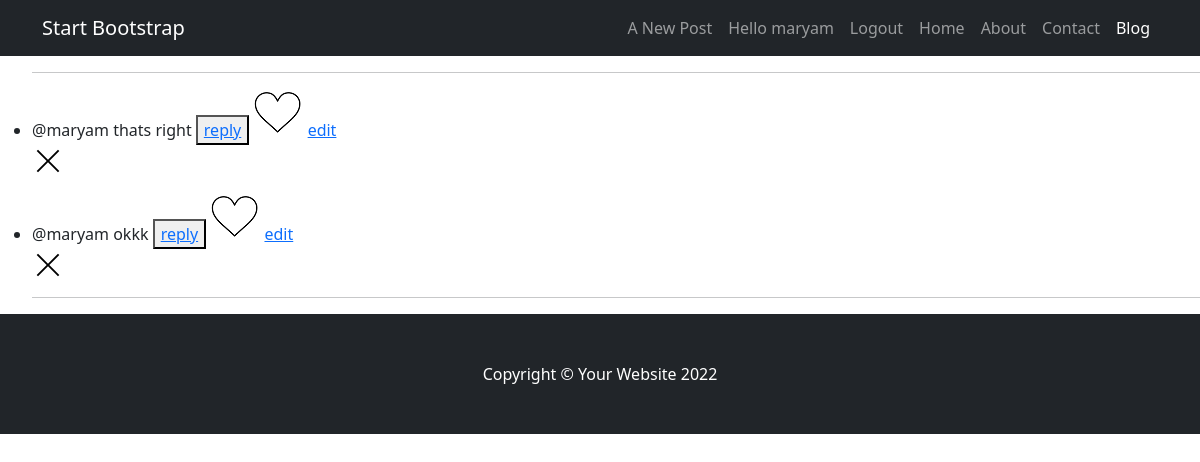
The app's page /show-reply/5 (signed in) with its own data.
### blog/models.py (models this page shows, shortened)
class User(AbstractBaseUser):
    email = models.EmailField(verbose_name='Email Address', unique=True)
    username = models.CharField(max_length=100, unique=True)
    name = models.CharField(max_length=100, null=True, blank=True)
    bio = models.TextField(null=True)
    avatar = models.FileField(null=True, default="avatar.svg", validators=[FileExtensionValidator(['png', 'svg', 'jpg'])])
    date_joined = models.DateTimeField(verbose_name='date joined', auto_now_add=True)
    last_login = models.DateTimeField(verbose_name='last login', auto_now=True)
    is_admin = models.BooleanField(default=False)
    is_active = models.BooleanField(default=True)
    is_staff = models.BooleanField(default=False)
    is_superuser = models.BooleanField(default=False)
    USERNAME_FIELD = 'email'
    REQUIRED_FIELDS = ['username', ]
    objects = CustomUserManager()

class Comment(models.Model):
    commenter = models.ForeignKey(User, on_delete=models.CASCADE)
    user = models.ForeignKey(User, on_delete=models.CASCADE, null=True, blank=True, related_name='previous')
    post = models.ForeignKey(Post, on_delete=models.CASCADE, related_name='comments', null=True, blank=True)
    message = models.ForeignKey(Message, on_delete=models.CASCADE, related_name='comments', null=True, blank=True)
    body = models.TextField()
    date_created = models.DateTimeField(auto_now=True)
    date_updated = models.DateTimeField(auto_now_add=True)

### blog/views.py (the view)
# urls.py: path('show-reply/<str:pk>', views.show_reply_view, name='show-reply'),
def show_reply_view(request, pk):
	message = Message.objects.get(id=pk)
	owner = message.sender
	post = message.post
	comments = Comment.objects.filter(message=message)
	for comment in comments :
		bike = CommentLike.objects.filter(
		Q(user = request.user) &
		Q(comment = comment)
		)
		comment.like = bool(bike)
	context = {'comments' : comments }
	return render(request, 'blog/show_replies.html', context )

### templates/blog/show_replies.html
{% extends 'base.html' %}
{% block content %}
{% load static %}
<ul>
  <hr/>
  {% for comment in comments %}
  <blockquote>
  	<li>{{comment.body}}
  	{% if user.is_authenticated %}
  		<button type='submit'><a href="{% url 'blog:create-comment-reply' comment.id %}">reply</a></button>
  		{% if comment.like %}
              <a href='{% url "blog:comment-like" comment.id %}'><input type="image" src="{% static '/assets/red_like.ico' %}"></a>
          {% else %}
              <a href='{% url "blog:comment-like" comment.id %}'><input type="image" src="{% static '/assets/white_like.ico' %}"></a>
          {% endif %}
  		{% if request.user == comment.commenter %}
  			<a href='{% url "blog:comment-edit" comment.id %}'>edit</a>
            <a href='{% url "blog:comment-delete" comment.id %}'>
            <div >
              <svg version="1.1" xmlns="http://www.w3.org/2000/svg" width="32" height="32" viewBox="0 0 32 32">
                <title>remove</title>
                <path
                  d="M27.314 6.019l-1.333-1.333-9.98 9.981-9.981-9.981-1.333 1.333 9.981 9.981-9.981 9.98 1.333 1.333 9.981-9.98 9.98 9.98 1.333-1.333-9.98-9.98 9.98-9.981z"
                ></path>
              </svg>
            </div></a>
          {% endif %}
  	{% endif %}
  	</li>
  </blockquote>
  {% endfor %}
  <hr/>
</ul>
{% endblock content %}

### templates/base.html (shortened to what this page needs)
{% load static %}
<!DOCTYPE html>
<html lang="en">
    <head>
        <link href='{% static "css/styles.css" %}' rel="stylesheet" />
    </head>
    <body>
        <nav class="navbar navbar-expand-lg navbar-dark bg-dark">
            <div class="container">
                <a class="navbar-brand" href="{% url 'blog:home' 1 %}">Start Bootstrap</a>
                <div class="collapse navbar-collapse" id="navbarSupportedContent">
                    <ul class="navbar-nav ms-auto mb-2 mb-lg-0">
                    {% if user.is_authenticated %}
                        <li class="nav-item"><a class="nav-link" href='{% url "blog:create" %}'>A New Post</a></li>
                        <li class="nav-item"><a class="nav-link" href='{% url "blog:user-profile" user.id %}'>Hello {{user.username}}</a></li>
                        <li class="nav-item"><a class="nav-link" href="accounts/logout">Logout</a></li>
                    {% else %}
                        <li class="nav-item">
                        <a class="nav-link" href="accounts/login">Login</a>
                        </li>
                    {% endif %}
                        <li class="nav-item"><a class="nav-link" href="#">Home</a></li>
                        <li class="nav-item"><a class="nav-link" href="#!">About</a></li>
                        <li class="nav-item"><a class="nav-link" href="#!">Contact</a></li>
                        <li class="nav-item"><a class="nav-link active" aria-current="page" href="#">Blog</a></li>
                    </ul>
                </div>
            </div>
        </nav>
        {% block content %}
        {% endblock content %}
    <footer class="py-5 bg-dark">
        <div class="container"><p class="m-0 text-center text-white">Copyright &copy; Your Website 2022</p></div>
    </footer>
    </body>
</html>

### records on screen
User: username "maryam"
Comment: body "@maryam thats right", shows "edit"
Comment: body "@maryam okkk", shows "edit"
